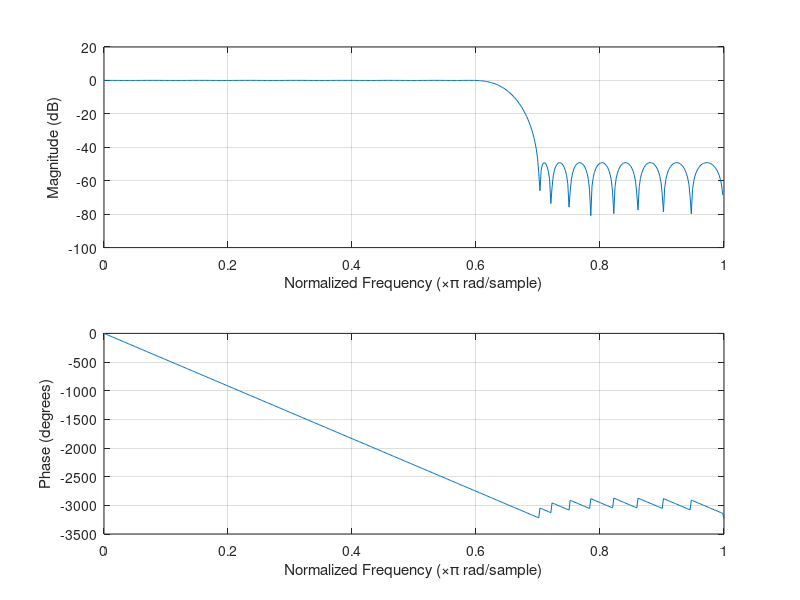

Recreate this plot in MATLAB.

wp = 0.6*pi; 
ws = 0.7*pi; 
delta1 = 0.001; 
delta2 = 0.01;
f=[0 0.6 0.7 1];
a=[1 1 0 0];
M = (-10*log10(delta1*delta2)-13)/(2.324*(ws-wp))
Mc = ceil(M)
b = firpm(Mc,f,a);
freqz(b,1,512);